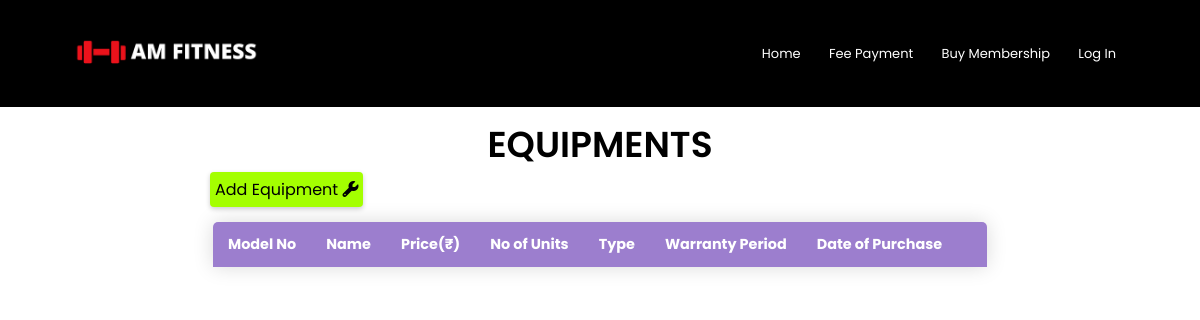
Before: /AdminPage/equipments with the older database file.
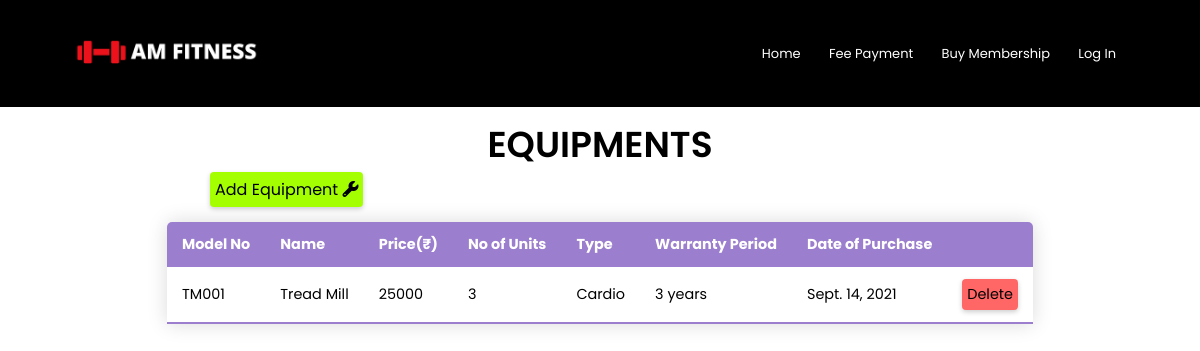
After: the same page with the newer database file.
### gym/models.py (models this page shows, shortened)
class equipments(models.Model):
	eq_name = models.CharField(max_length=50,verbose_name='Name',null=True)
	units = models.IntegerField(default=1,verbose_name='Quantity')
	model_no = models.CharField(max_length=30,verbose_name='Model No',null=True)
	eq_type = models.CharField(max_length=30,verbose_name='Type',default='Cardio')
	price = models.IntegerField(verbose_name='Price',null=True)
	warranty = models.CharField(max_length=10,verbose_name='Warranty Period',default='1 year')
	date_of_pur = models.DateField(default='2021-08-08',verbose_name='Date of Purchase')
	class Meta:
		verbose_name_plural = 'Equipments'

### manage/views.py (the view)
# urls.py: path('AdminPage/equipments',manage_views.equipment,name='equipments'),
def equipment(request):
	eqp = equipments.objects.all()
	d = {'eqp':eqp}
	return render(request,'manage/equipments.html',d)

### manage/templates/manage/equipments.html (shortened to what this page needs)
{% extends 'manage/admin.html' %}
{% block page %}
<section class="data-table">
    <h3>Equipments</h3>
    <div class="mem-link" style="margin-left:210px;">
    <a href="{% url 'AddEquipment' %}">Add Equipment  <i class="fas fa-wrench"></i></a>
    </div>
    <table class="content-table">
        <thead>
            <tr>
                <th>Model No</th>
                <th>Name</th>
                <th>Price(₹)</th>
                <th>No of Units</th>
                <th>Type</th>
                <th>Warranty Period</th>
                <th>Date of Purchase</th>
                <th>     </th>
            </tr>
        </thead>
        <tbody>
            {% for i in eqp %}
            <tr>
                <td>{{i.model_no}}</td>
                <td>{{i.eq_name}}</td>
                <td>{{i.price}}</td>
                <td>{{i.units}}</td>
                <td>{{i.eq_type}}</td>
                <td>{{i.warranty}}</td>
                <td>{{i.date_of_pur}}</td>
                <td><a class="table-btn" href="#" onclick="return confirm('Are You Sure?')">Delete</a></td>
            </tr>
            {% endfor %}
        </tbody>
    </table>
</section>
{% endblock %}

Changed rows visible on the page:
added equipments: model_no "TM001", eq_name "Tread Mill", price "25000", units "3", eq_type "Cardio", warranty "3 years", date_of_pur "Sept. 14, 2021"
